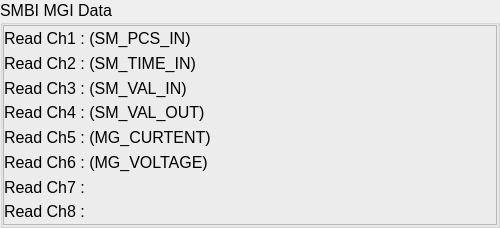
     <widget class="QGroupBox" name="groupBox_19" >
      <property name="minimumSize" >
       <size>
        <width>500</width>
        <height>0</height>
       </size>
      </property>
      <property name="maximumSize" >
       <size>
        <width>800</width>
        <height>16777215</height>
       </size>
      </property>
      <property name="font" >
       <font>
        <pointsize>12</pointsize>
       </font>
      </property>
      <property name="autoFillBackground" >
       <bool>false</bool>
      </property>
      <property name="title" >
       <string>SMBI MGI Data</string>
      </property>
      <property name="alignment" >
       <set>Qt::AlignLeading</set>
      </property>
      <property name="flat" >
       <bool>false</bool>
      </property>
      <property name="checkable" >
       <bool>false</bool>
      </property>
      <layout class="QVBoxLayout" >
       <property name="spacing" >
        <number>0</number>
       </property>
       <property name="leftMargin" >
        <number>0</number>
       </property>
       <property name="topMargin" >
        <number>0</number>
       </property>
       <property name="rightMargin" >
        <number>0</number>
       </property>
       <property name="bottomMargin" >
        <number>0</number>
       </property>
       <item>
        <widget class="QFrame" name="frame_3" >
         <property name="minimumSize" >
          <size>
           <width>16</width>
           <height>200</height>
          </size>
         </property>
         <property name="frameShape" >
          <enum>QFrame::StyledPanel</enum>
         </property>
         <property name="frameShadow" >
          <enum>QFrame::Raised</enum>
         </property>
         <layout class="QVBoxLayout" >
          <property name="spacing" >
           <number>2</number>
          </property>
          <property name="leftMargin" >
           <number>0</number>
          </property>
          <property name="topMargin" >
           <number>0</number>
          </property>
          <property name="rightMargin" >
           <number>0</number>
          </property>
          <property name="bottomMargin" >
           <number>0</number>
          </property>
          <item>
           <layout class="QHBoxLayout" >
            <item>
             <layout class="QGridLayout" >
              <property name="horizontalSpacing" >
               <number>0</number>
              </property>
              <property name="verticalSpacing" >
               <number>0</number>
              </property>
              <item row="0" column="0" >
               <widget class="QLabel" name="label_28" >
                <property name="text" >
                 <string>Read Ch1 : (SM_PCS_IN)</string>
                </property>
               </widget>
              </item>
              <item row="0" column="1" >
               <widget class="CADisplayer" name="CADisplayer_17" >
                <property name="minimumSize" >
                 <size>
                  <width>100</width>
                  <height>0</height>
                 </size>
                </property>
                <property name="nuformat" stdset="0" >
                 <enum>CADisplayer::RealTwo</enum>
                </property>
                <property name="pvname" >
                 <string>SMBI_MGI_READ_DATA_D1CH0</string>
                </property>
               </widget>
              </item>
              <item row="1" column="0" >
               <widget class="QLabel" name="label_29" >
                <property name="text" >
                 <string>Read Ch2 : (SM_TIME_IN)</string>
                </property>
               </widget>
              </item>
              <item row="1" column="1" >
               <widget class="CADisplayer" name="CADisplayer_18" >
                <property name="nuformat" stdset="0" >
                 <enum>CADisplayer::RealTwo</enum>
                </property>
                <property name="pvname" >
                 <string>SMBI_MGI_READ_DATA_D1CH1</string>
                </property>
               </widget>
              </item>
              <item row="2" column="0" >
               <widget class="QLabel" name="label_30" >
                <property name="text" >
                 <string>Read Ch3 : (SM_VAL_IN)</string>
                </property>
               </widget>
              </item>
              <item row="2" column="1" >
               <widget class="CADisplayer" name="CADisplayer_19" >
                <property name="nuformat" stdset="0" >
                 <enum>CADisplayer::RealTwo</enum>
                </property>
                <property name="pvname" >
                 <string>SMBI_MGI_READ_DATA_D1CH2</string>
                </property>
               </widget>
              </item>
              <item row="3" column="0" >
               <widget class="QLabel" name="label_31" >
                <property name="text" >
                 <string>Read Ch4 : (SM_VAL_OUT)</string>
                </property>
               </widget>
              </item>
              <item row="3" column="1" >
               <widget class="CADisplayer" name="CADisplayer_20" >
                <property name="nuformat" stdset="0" >
                 <enum>CADisplayer::RealTwo</enum>
                </property>
                <property name="pvname" >
                 <string>SMBI_MGI_READ_DATA_D1CH3</string>
                </property>
               </widget>
              </item>
              <item row="4" column="0" >
               <widget class="QLabel" name="label_32" >
                <property name="text" >
                 <string>Read Ch5 : (MG_CURTENT)</string>
                </property>
               </widget>
              </item>
              <item row="4" column="1" >
               <widget class="CADisplayer" name="CADisplayer_21" >
                <property name="minimumSize" >
                 <size>
                  <width>100</width>
                  <height>0</height>
                 </size>
                </property>
                <property name="nuformat" stdset="0" >
                 <enum>CADisplayer::RealTwo</enum>
                </property>
                <property name="pvname" >
                 <string>SMBI_MGI_READ_DATA_D1CH4</string>
                </property>
               </widget>
              </item>
              <item row="5" column="0" >
               <widget class="QLabel" name="label_34" >
                <property name="text" >
                 <string>Read Ch6 : (MG_VOLTAGE)</string>
                </property>
               </widget>
              </item>
              <item row="5" column="1" >
               <widget class="CADisplayer" name="CADisplayer_22" >
                <property name="nuformat" stdset="0" >
                 <enum>CADisplayer::RealTwo</enum>
                </property>
                <property name="pvname" >
                 <string>SMBI_MGI_READ_DATA_D1CH5</string>
                </property>
               </widget>
              </item>
              <item row="6" column="0" >
               <widget class="QLabel" name="label_35" >
                <property name="text" >
                 <string>Read Ch7 :</string>
                </property>
               </widget>
              </item>
              <item row="6" column="1" >
               <widget class="CADisplayer" name="CADisplayer_23" >
                <property name="nuformat" stdset="0" >
                 <enum>CADisplayer::RealTwo</enum>
                </property>
                <property name="pvname" >
                 <string>SMBI_MGI_READ_DATA_D1CH6</string>
                </property>
               </widget>
              </item>
              <item row="7" column="0" >
               <widget class="QLabel" name="label_36" >
                <property name="text" >
                 <string>Read Ch8 :</string>
                </property>
               </widget>
              </item>
              <item row="7" column="1" >
               <widget class="CADisplayer" name="CADisplayer_24" >
                <property name="nuformat" stdset="0" >
                 <enum>CADisplayer::RealTwo</enum>
                </property>
                <property name="pvname" >
                 <string>SMBI_MGI_READ_DATA_D1CH7</string>
                </property>
               </widget>
              </item>
             </layout>
            </item>
           </layout>
          </item>
         </layout>
        </widget>
       </item>
      </layout>
     </widget>
